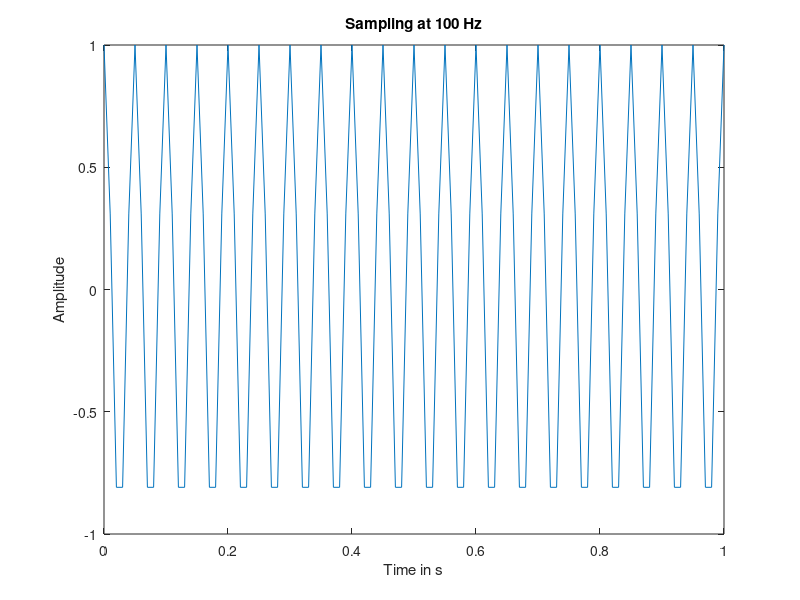
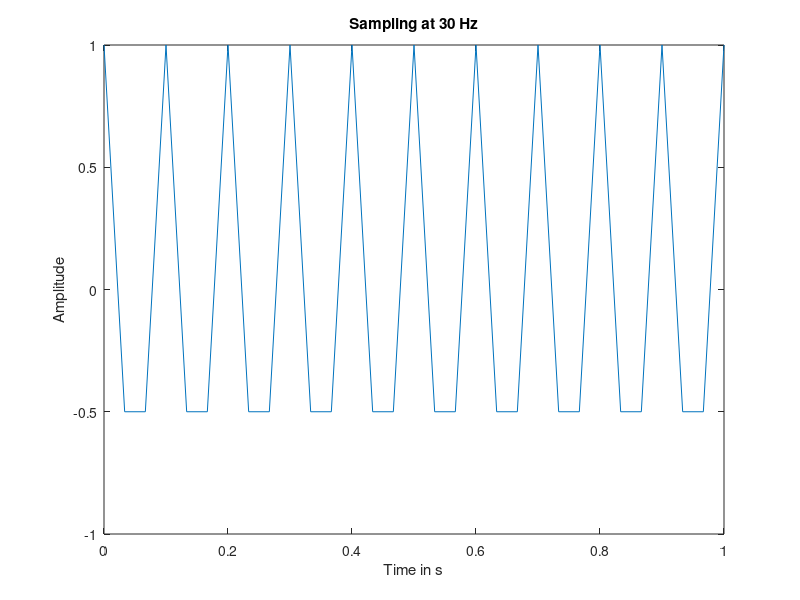

Reproduce these figures in MATLAB, in order.
%% Sampling

% Harry Nyquist said to sample greater than 2 times your highest frequency
% suppose we have a continuous time signal x(t) = cos(2pi*ft)
% And we want to sample x(t), how would I do this?


% Well lets start here:

% t = nT, n is an integer index, T is the sampling rate 
% 1/T is the sampling frequency


%Suppose we have x(t) = cos(2*pi*20*t);
% This is a 20 Hz tone
% Let's sample this function at 100 Hz, and sample from 0 to 5 seconds


t_init = 0; % start time in seconds
t_end = 1;%end time in seconds
t_samp = 1/100; %sampling period

t_vect = t_init:t_samp:t_end; %obtain the time vector

% Let's sample!


xt = cos(2*pi*20*t_vect);
figure(3);
plot(t_vect,xt);
title('Sampling at 100 Hz');
xlabel('Time in s');
ylabel('Amplitude')

% We see the sampled cosine

%% Sampling at 30 Hz


figure(4);

t_init = 0; % start time in seconds
t_end = 1;%end time in seconds
t_samp = 1/30; %sampling period

t_vect = t_init:t_samp:t_end; %obtain the time vector

% Let's sample at 30 Hz!


xt = cos(2*pi*20*t_vect);
figure(4);
plot(t_vect,xt);
title('Sampling at 30 Hz');
xlabel('Time in s');
ylabel('Amplitude')


